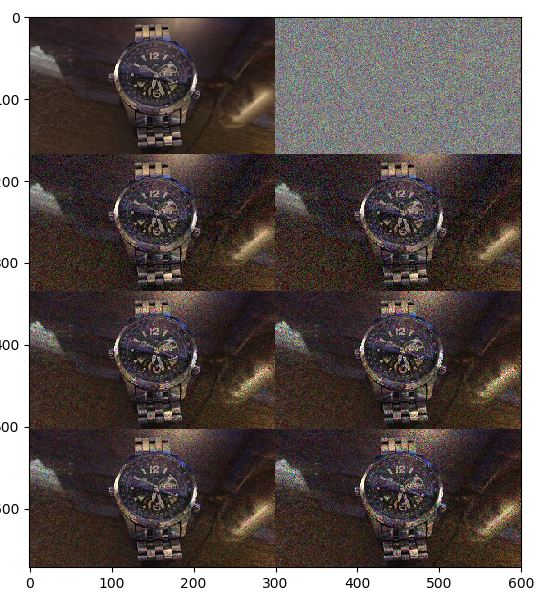

The Python source for this figure:
import numpy as np
import cv2
import matplotlib.pyplot as plt

img = cv2.imread('watch.jpg')[...,::-1]/255.0
noise =  np.random.normal(loc=0, scale=1, size=img.shape)

# noise overlaid over image
noisy = np.clip((img + noise*0.075),0,1)
noisy2 = np.clip((img + noise*0.095),0,1)

# noise multiplied by image:
# whites can go to black but blacks cannot go to white
noisy1mul = np.clip((img*(1 + noise*0.28)),0,1)
noisy2mul = np.clip((img*(1 + noise*0.32)),0,1)

# noise multiplied by bottom and top half images,
# whites stay white blacks black, noise is added to center
img2 = img*2
n1 = np.clip(np.where(img2 <= 1, (img2*(1 + noise*0.25)), (1-img2+1)*(1 + noise*0.25)*-1 + 2)/2, 0,1)
n2 = np.clip(np.where(img2 <= 1, (img2*(1 + noise*0.35)), (1-img2+1)*(1 + noise*0.35)*-1 + 2)/2, 0,1)


# norm noise for viz only
noise2 = (noise - noise.min())/(noise.max()-noise.min())
plt.figure(figsize=(20,20))
plt.imshow(np.vstack((np.hstack((img, noise2)),
                      np.hstack((noisy, noisy2)),
                      np.hstack((noisy1mul, noisy2mul)),
                      np.hstack((n1, n2)))))
plt.show()
#plt.hist(noise.ravel(), bins=100)
#plt.show()
plt.close()
